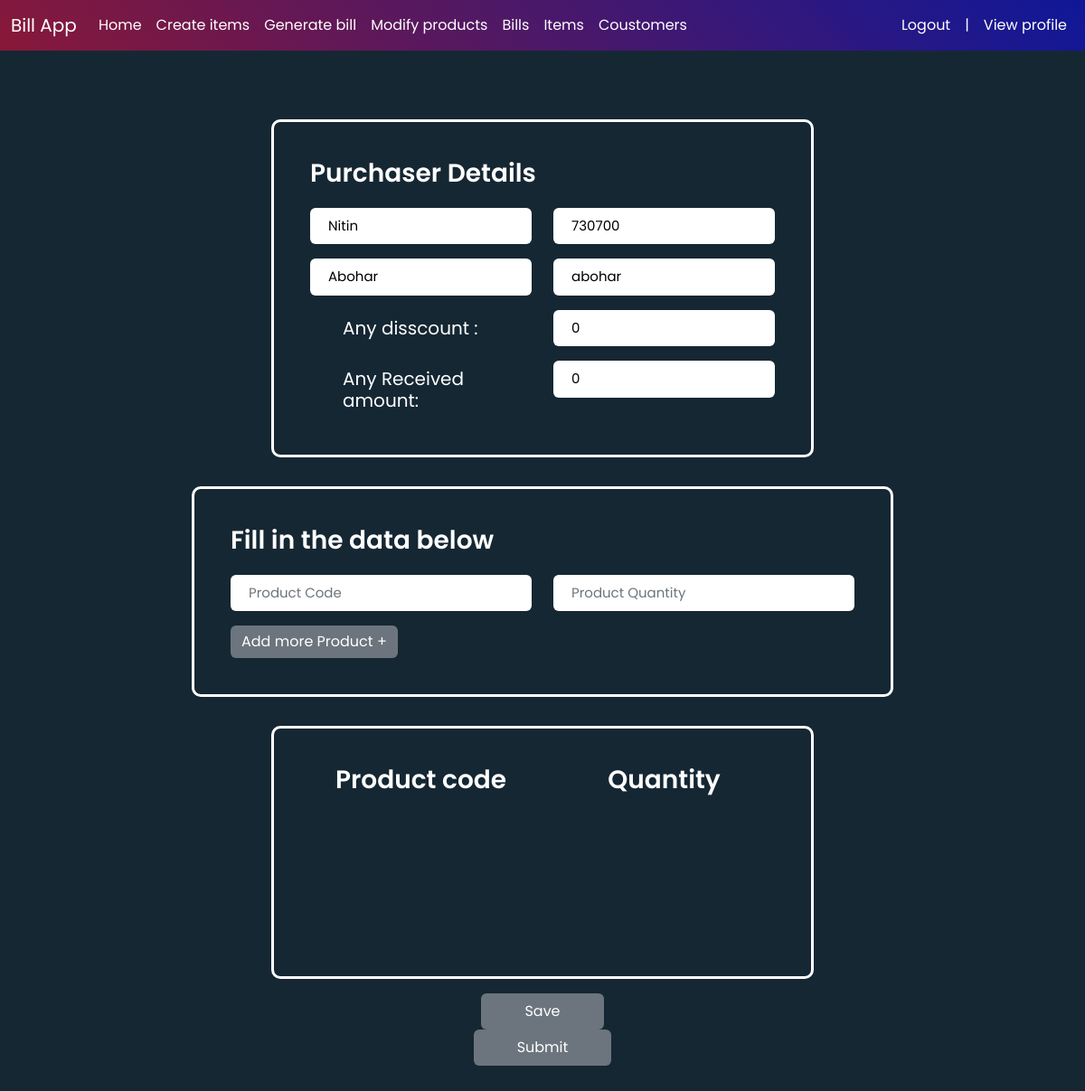
The page /generate/old-4/ (signed in) on the database its author committed.
### billApp/models.py (models this page shows, shortened)
class CoustomersData(models.Model):
    c_id=models.AutoField(primary_key=True,unique=True,blank=False)
    c_name = models.CharField(max_length=50)
    c_number = models.CharField(max_length=50)
    c_address = models.CharField(max_length=100)
    c_city = models.CharField(max_length=50)

### billApp/views.py (the view, shortened to what this page needs)
# urls.py: path('generate/<str:origin>/',views.generate,name="generate"),
def generate(request,origin):
    if not request.user.is_authenticated:
        return redirect("/login/")
    all_products = Product.objects.all()
    all_codes = [int(i.pcode) for i in all_products]
    c_data = []
    if origin[:3]=="old":
        c_data = CoustomersData.objects.filter(c_id=origin[4:])[0]
        origin = origin[:3]
    return render(request,'generate.html',{"all_codes":all_codes,"prod":all_products,"origin":origin,"c_data":c_data})

### templates/generate.html (shortened to what this page needs)
{%include 'base.html'%}
{%block body%}
<div class="form-body">
    <div class="row">
        <div class="form-holder">
            <div class="form-content">
            <div class="userDetails">
                <h3>Purchaser Details</h3>
                <form>
                    {%if origin == "old"%}
                    <div class="row">
                        <div class="col-md-6">
                            <input class="form-control" type="text" id="purch_name" value="{{c_data.c_name}}" disabled style="color:black; font-weight:400;">
                        </div>
                        <div class="col-md-6">
                            <input class="form-control" type="phone" id="purch_num" value="{{c_data.c_number}}" disabled style="color:black; font-weight:400;">
                        </div>
                    </div>
                    <div class="row">
                        <div class="col-md-6">
                            <input class="form-control" type="text" id="purch_address" value="{{c_data.c_address}}" disabled style="color:black; font-weight:400;">
                        </div>
                        <div class="col-md-6">
                            <input class="form-control" type="phone" id="purch_city" value="{{c_data.c_city}}" disabled style="color:black; font-weight:400;">
                        </div>
                    </div>
                    {%endif%}
                    <div class="row">
                        <div class="col-md-6 pt-4 px-5">
                            <h5><label>Any disscount : </label></h5>
                        </div>
                        <div class="col-md-6">
                            <input class="form-control" type="text" placeholder="Any disscount" id="disscount-v" value="0" style="color:black; font-weight:400;">
                        </div>
                    </div>
                    <div class="row">
                        <div class="col-md-6 pt-4 px-5">
                            <h5><label>Any Received amount: </label></h5>
                        </div>
                        <div class="col-md-6">
                            <input class="form-control" type="text" placeholder="Received amount" id="received-v" value="0" style="color:black; font-weight:400;">
                        </div>
                    </div>
                </form>
            </div>
                <div class="form-items">
                    <h3>Fill in the data below</h3>
                    <form>
                        <div class="row" id="ginfo">
                            <div class="col-md-6">
                                <input class="form-control" type="text" name="productCode" placeholder="Product Code" id="code" style="color:black; font-weight:400;">
                            </div>
                            <div class="col-md-6">
                                <input class="form-control" type="text" name="productQuantity" placeholder="Product Quantity" id="qun" style="color:black; font-weight:400;">
                            </div>
                        </div>
                        <div class="form-button mt-3">
                            <button  type="button" class="btn btn-primary" onclick="addmoreG()">Add more Product +</button>
                        </div>
                    </form>
                </div>
                <div class="filled" id="filled">
                    <div class="filled-row row">
                        <div class="col-md-6"><h3 style="text-align: center;">Product code</h3></div>
                        <div class="col-md-6"><h3 style="text-align: center;">Quantity</h3></div>
                    </div>
                    <hr>
                </div>
                    <button type="button" class="btn btn-primary px-5 py-2 " onclick="done()" style="display:inline;">Save</button>
                <form action="" method="post">{%csrf_token%}
                    <input type="submit" value="Submit" class="btn btn-primary px-5 py-2">
                </form>
            </div>
        </div>
    </div>
</div>
{%endblock%}

### templates/generate.html (style rules this page uses)
*, body { font-family: 'Poppins', sans-serif; font-weight: 400; -webkit-font-smoothing: antialiased; text-rendering: optimizeLegibility; -moz-osx-font-smoothing: grayscale; }
html, body { height: 100%; background-color: #152733; }
.form-holder { display: flex; flex-direction: column; justify-content: center; align-items: center; text-align: center; }
.form-holder .form-content { position: relative; text-align: center; display: -webkit-box; display: -moz-box; display: -ms-flexbox; display: -webkit-flex; display: flex; -webkit-justify-content: center; justify-content: center; -webkit-align-items: center; align-items: center; padding: 60px; flex-direction: column; }
.form-content .form-items,.filled,.userDetails { border: 3px solid #fff; padding: 40px; display: inline-block; width: 100%; min-width: 540px; -webkit-border-radius: 10px; -moz-border-radius: 10px; border-radius: 10px; text-align: left; -webkit-transition: all 0.4s ease; transition: all 0.4s ease; margin: 2vh 0; }
.filled { height: 35vh; width: 50vw; overflow-y: scroll; }
.userDetails { width:50vw; color:white; }
.form-content h3 { color: #fff; text-align: left; font-size: 28px; font-weight: 600; margin-bottom: 5px; }
.form-content label, .was-validated .form-check-input:invalid~.form-check-label, .was-validated .form-check-input:valid~.form-check-label { color: #fff; }
.form-content input[type=text], .form-content input[type=password], .form-content input[type=phone],.form-content input[type=email], .form-content select { width: 100%; padding: 9px 20px; text-align: left; border: 0; outline: 0; border-radius: 6px; background-color: #fff; font-size: 15px; font-weight: 300; color: #8D8D8D; -webkit-transition: all 0.3s ease; transition: all 0.3s ease; margin-top: 16px; }
.btn-primary { background-color: #6C757D; outline: none; border: 0px; box-shadow: none; }

### rows shown on the page
CoustomersData: c_name "Nitin", c_number "730700", c_address "Abohar", c_city "abohar"
